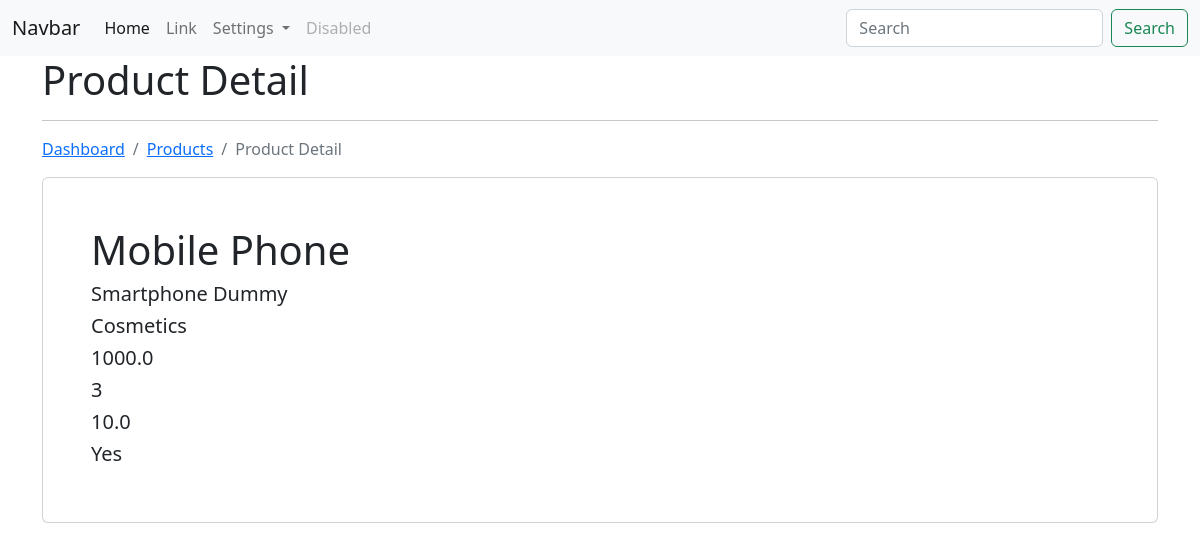
Page /ecom/product/view/6/ (signed in) on the committed database.
### app_ecom/models.py (models this page shows, shortened)
class Product(models.Model):
    title = models.CharField(max_length=200)
    desc = models.CharField(max_length=200)
    category = models.ForeignKey(Category, on_delete=models.CASCADE)
    price = models.FloatField()
    image = models.FileField(null=True, blank=True)
    quantity = models.IntegerField()
    discount = models.FloatField()
    cod = models.CharField(max_length=100)
    user = models.ForeignKey(User, on_delete=models.CASCADE)
    class Meta:
        db_table = 'app_products'

class Category(models.Model):
    category_name = models.CharField(max_length=200)
    def __str__(self):
        return self.category_name
    class Meta:
        db_table = 'app_categories'

### app_ecom/views.py (the view)
# urls.py: path('product/view/<int:id>/', views.product_view, name='view-product'),
@login_required(login_url='/authentication/login/')
def product_view(request, id):
    product = Product.objects.get(id=id)
    context = {"data": product}
    return render(request, 'products/product_view.html', context)

### templates/products/product_view.html (shortened to what this page needs)
{% extends "layouts/master.html" %}
{% block content %}
    <div class="container">
        <h1>Product Detail</h1>
        <hr>
        <nav aria-label="breadcrumb">
            <ol class="breadcrumb">
              <li class="breadcrumb-item"><a href="{% url 'dashboard' %}">Dashboard</a></li>
              <li class="breadcrumb-item active"><a href="{% url 'list-product' %}">Products</a></li>
              <li class="breadcrumb-item active">Product Detail</li>
            </ol>
        </nav>
        <div class="card p-5">
            <h1>{{ data.title }}</h1>
            <h5>{{ data.desc }}</h5>
            <h5>{{ data.category }}</h5>
            <h5>{{ data.price }}</h5>
            <h5>{{ data.quantity }}</h5>
            <h5>{{ data.discount }}</h5>
            <h5>{{ data.cod }}</h5>
        </div>
    </div>
{% endblock content %}

### rows in the picture
Product: title "Mobile Phone", desc "Smartphone Dummy", category "Cosmetics", price "1000.0", quantity "3", discount "10.0", cod "Yes"
